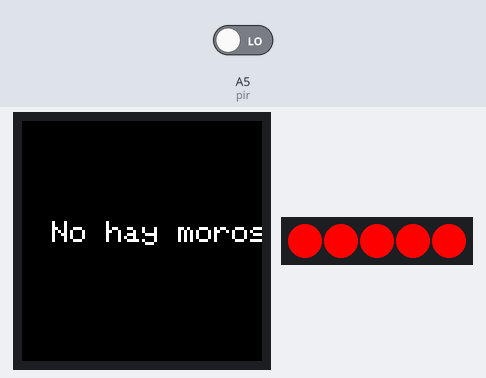
Recording of a sketch running on a simulated Arduino MKR. Shown: 240×240 colour display, 5 RGB LEDs in strip order, left to right. The inputs (shaded band) are chosen by the test bench; at power-on: A5 (pir) LOW. WiFi joins after 1.5 s; servers stay silent unless stated; what the sketch prints to the serial monitor is not drawn.

Above: at 2.9 s.
3.0 s: A5 (pir) driven HIGH
At 3.8 s:
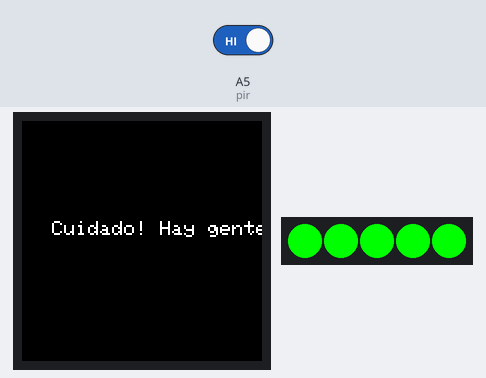
Timing chart, 0 to 6.0 s (numbered marks = the images above; inputs shaded):
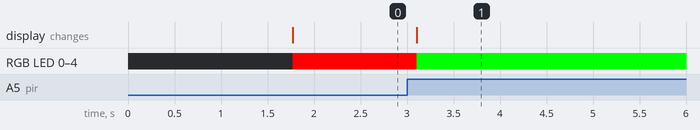

The sketch:

ALARMA_DEFINITIVA.ino
```cpp
/*
  Sketch generated by the Arduino IoT Cloud Thing "Untitled"
  https://create.arduino.cc/cloud/things/73c5d125-7b85-4d3d-a437-e18a91a06d07

  Arduino IoT Cloud Variables description

  The following variables are automatically generated and updated when changes are made to the Thing

  String message;
  bool alarm;

  Variables which are marked as READ/WRITE in the Cloud Thing will also have functions
  which are called when their values are changed from the Dashboard.
  These functions are generated with the Thing and added at the end of this sketch.
*/

#include "thingProperties.h"
#include <Arduino_MKRIoTCarrier.h>
MKRIoTCarrier carrier;

int pir = A5;
bool pirState = LOW;

//Colors
uint32_t colorRed = carrier.leds.Color(0, 255, 0);   //RED
uint32_t colorGreen = carrier.leds.Color(255, 0, 0);  //GREEN


void setup() {


// Initialize serial and wait for port to open:
  Serial.begin(9600);
  pinMode(pir, INPUT);

  initProperties(); // defined in thingProperties.h

  ArduinoCloud.begin(ArduinoIoTPreferredConnection);

  while(ArduinoCloud.connected() != 1){
    ArduinoCloud.update();
    delay(500);
  }
  CARRIER_CASE = false;
  carrier.begin();

  setDebugMessageLevel(4);   //Get Cloud Info/errors , 0 (only errors) up to 4
  ArduinoCloud.printDebugInfo();

  while (ArduinoCloud.connected() != 1) {
    ArduinoCloud.update();
    carrier.display.setTextSize(3);
    carrier.display.setCursor(20, 70);
    carrier.display.println("Estableciendo");
    carrier.display.setCursor(5, 110);
    carrier.display.println("Conexion...");
    delay(500);
  }
}

void loop() {
  ArduinoCloud.update();
  // Your code here

  //reading the status of the PIR sensor
  pirState = digitalRead(pir);

  //checking if the PIR sensor has detected movement
  if (pirState == HIGH) {
    alarm = true;
}

if (alarm == false) {
    carrier.display.fillScreen(ST77XX_BLACK);
    carrier.display.setCursor(30, 100);
    carrier.display.setTextSize(3);
    message = "No hay moros en la costa";
    carrier.leds.fill((colorGreen), 0, 5);
    carrier.display.println(message);
    carrier.leds.show();
  }

  //When the alarm has been triggered and it is on
  //The alarm will be on until the user goes to cloud's dashboard to turn it off
  else {
    carrier.display.fillScreen(ST77XX_BLACK);
    carrier.display.setCursor(30, 100);
    carrier.display.setTextSize(2);
    message = "Cuidado! Hay gente por ahi";
    carrier.leds.fill((colorRed), 0, 5);
    carrier.display.println(message);
    carrier.leds.show();
    //When motion is detected
    Serial.println(pirState);
    delay(1000);
  }

}

/*
  Since Alarm is READ_WRITE variable, onAlarmChange() is
  executed every time a new value is received from IoT Cloud.
*/
void onAlarmChange()  {
  //Add your code here to act upon Alarm change
}
```

thingProperties.h
```cpp
// Code generated by Arduino IoT Cloud, DO NOT EDIT.

#include <ArduinoIoTCloud.h>
#include <Arduino_ConnectionHandler.h>

const char SSID[]     = "Mi 10T";    // Network SSID (name)
const char PASS[]     = "Agualanjaron1";    // Network password (use for WPA, or use as key for WEP)

void onAlarmChange();

String message;
bool alarm;

void initProperties(){

  ArduinoCloud.addProperty(message, READ, ON_CHANGE, NULL);
  ArduinoCloud.addProperty(alarm, READWRITE, ON_CHANGE, onAlarmChange);

}

WiFiConnectionHandler ArduinoIoTPreferredConnection(SSID, PASS);
```

Measured:
- after the input at 3.0 s, the display: changes after 0.10 s (image 1)
